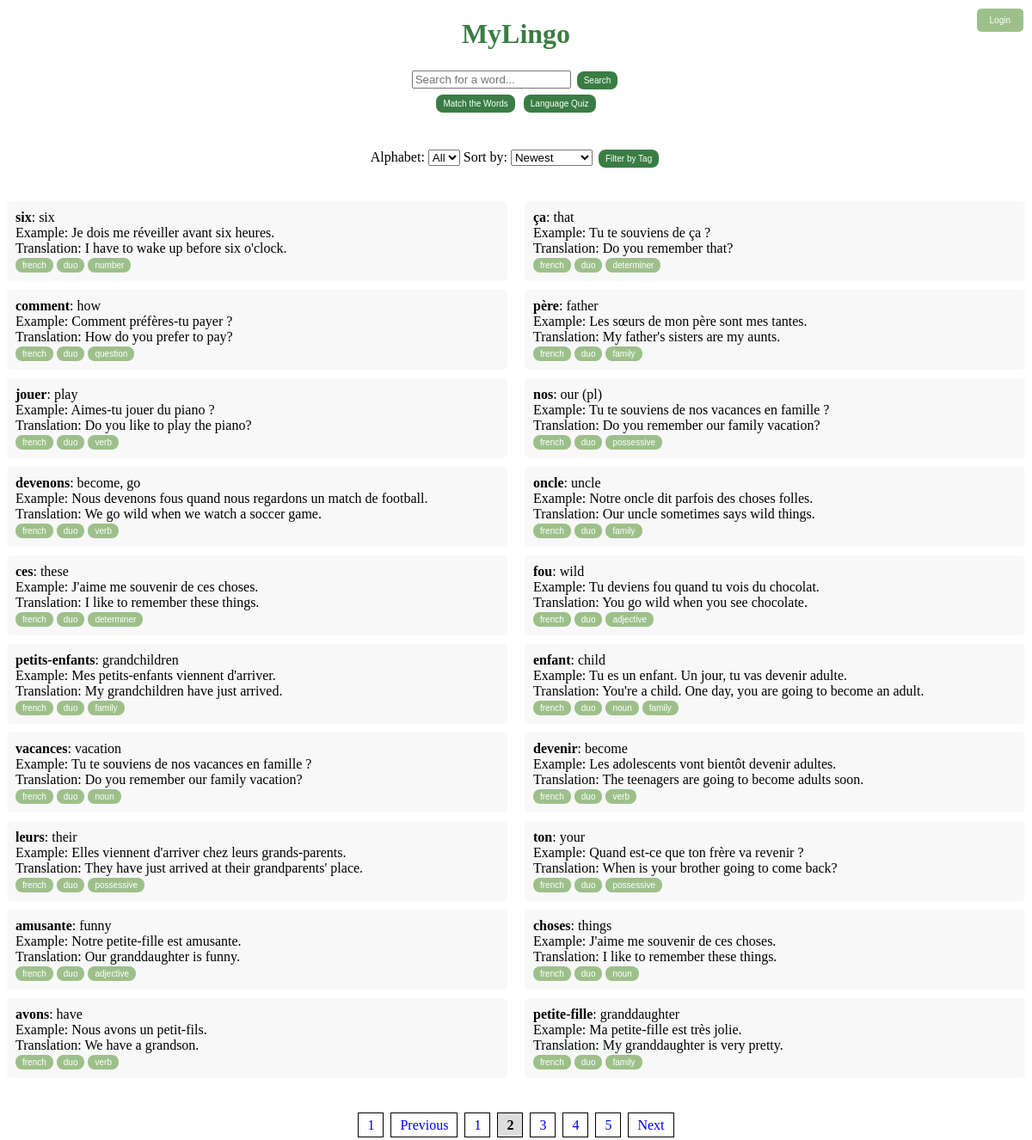
Page /?page=2&alphabet=&tag=&sort=newest on the committed database.
### tables this page shows
CREATE TABLE vocabulary (
                    id INTEGER PRIMARY KEY AUTOINCREMENT,
                    word TEXT NOT NULL,
                    meaning TEXT,
                    example TEXT,
                    translation TEXT,
                    tags TEXT);

### app.py (the view)
@app.route('/')
def index():
    db = get_db()
    cursor = db.cursor()
    selected_alphabet = request.args.get("alphabet", "")
    selected_tags = request.args.getlist("tags")
    selected_sort = request.args.get("sort", "newest")
    page = int(request.args.get("page", 1))  # Default to page 1
    words_per_page = 20  # Limit words per page
    query = "SELECT * FROM vocabulary"
    conditions = []
    if selected_alphabet:
        conditions.append(f"word LIKE '{selected_alphabet}%'")
    if selected_tags:
        tag_conditions = " AND ".join(f"tags LIKE '%{tag}%'" for tag in selected_tags)
        conditions.append(f"({tag_conditions})")
    if conditions:
        query += " WHERE " + " AND ".join(conditions)
    if selected_sort == "oldest":
        query += " ORDER BY id ASC"
    elif selected_sort == "alphabet":
        query += " ORDER BY word ASC"
    else:  # Default: newest
        query += " ORDER BY id DESC"
    cursor.execute(query)
    total_words = len(cursor.fetchall())
    offset = (page - 1) * words_per_page
    query += f" LIMIT {words_per_page} OFFSET {offset}"
    cursor.execute(query)
    words = cursor.fetchall()
    total_pages = math.ceil(total_words / words_per_page)
    cursor.execute("SELECT tags FROM vocabulary")
    all_tags = cursor.fetchall()
    tag_count = {}  # Dictionary to store tag counts
    tag_set = set()
    for row in all_tags:
        if row["tags"]:
            tag_list = [tag.strip() for tag in row["tags"].split(",") if tag.strip()]
            for tag in tag_list:
                tag_set.add(tag)
                tag_count[tag] = tag_count.get(tag, 0) + 1  # Count occurrences
    db.close()
    return render_template(
        'index.html',
        words=words,
        tags=sorted(tag_set),  # ✅ Ensure tag_set is defined
        tag_count=tag_count,
        selected_alphabet=selected_alphabet,
        selected_tags=selected_tags,
        selected_sort=selected_sort,
        page=page,  # ✅ Fixed missing comma
        total_pages=total_pages
    )

### app.py (called while the page is built)
def get_db():
    conn = sqlite3.connect("database.db")
    conn.row_factory = sqlite3.Row  # Enables dictionary-like access
    return conn

### templates/index.html (shortened to what this page needs)
<!DOCTYPE html>
<html>
<head>
    <link rel="stylesheet" href="{{ url_for('static', filename='style.css') }}">
</head>
<body>
    <h1><a href="{{ url_for('index') }}" style="text-decoration: none; color: inherit;">MyLingo</a></h1>
    <div id="login-container">
        {% if current_user.is_authenticated %}
            <p>Welcome, {{ current_user.username }}!</p>
            <a href="{{ url_for('logout') }}"><button id="logout-btn">Logout</button></a>
        {% else %}
            <button id="login-button">Login</button>
        {% endif %}
    </div>
    <form action="/search" method="get">
        <input type="text" name="query" placeholder="Search for a word..." required>
        <button type="submit" class="main-btn">Search</button>
    </form>
    <div class="center-container">
        <a href="{{ url_for('game') }}">
            <button class="main-btn">Match the Words</button></a>
        <a href="{{ url_for('quiz') }}">
            <button class="main-btn">Language Quiz</button>
        </a>
    </div>
    <form method="GET" action="/" style="margin-bottom: 20px;">
        <label for="alphabet-filter">Alphabet:</label>
        <select name="alphabet" id="alphabet-filter" onchange="this.form.submit()">
            <option value="">All</option>
        </select>
        <label for="sort-filter">Sort by:</label>
        <select name="sort" id="sort-filter" onchange="this.form.submit()">
            <option value="newest" {% if selected_sort == "newest" %}selected{% endif %}>Newest</option>
        </select>
        <button class="main-btn" id="filterButton" type="button">Filter by Tag</button>
    </form>
    <div class="word-container">
        <ul class="word-list">
            {% for word in words[:10] %}
                <li class="word-item">
                    <strong>{{ word["word"] }}</strong>: {{ word["meaning"] }}
                    <br> Example: {{ word["example"] }}
                    <br> Translation: {{ word["translation"] }}
                    <br>
                    {% if word['tags'] %}
                        {% for tag in word['tags'].split(',') %}
                            <a href="?page=1&tag={{ tag.strip() }}&alphabet={{ selected_alphabet }}&sort={{ selected_sort }}">
                                <button class="tag-btn tag tag.selected">{{ tag.strip() }}</button></a>
                        {% endfor %}
                    {% endif %}
                </li>
            {% endfor %}
        </ul>
        <ul class="word-list">
            {% for word in words[10:20] %}
                <li class="word-item">
                    <strong>{{ word["word"] }}</strong>: {{ word["meaning"] }}
                    <br> Example: {{ word["example"] }}
                    <br> Translation: {{ word["translation"] }}
                    <br>
                    {% if word['tags'] %}
                        {% for tag in word['tags'].split(',') %}
                            <a href="/filter?tag={{ tag.strip() }}">
                                <button class="tag-btn tag tag.selected">{{ tag.strip() }}</button></a>
                        {% endfor %}
                    {% endif %}
                </li>
            {% endfor %}
        </ul>
    </div>
    <div class="pagination">
        {% if page > 1 %}
            <a href="?page=1&alphabet={{ selected_alphabet }}&tag={{ selected_tag }}&sort={{ selected_sort }}">1</a>
            <a href="?page={{ page-1 }}&alphabet={{ selected_alphabet }}&tag={{ selected_tag }}&sort={{ selected_sort }}">Previous</a>
        {% endif %}
        {% for p in range(1, total_pages + 1) %}
            {% if p == page %}
                <a class="active">{{ p }}</a>
            {% else %}
                <a href="?page={{ p }}&alphabet={{ selected_alphabet }}&tag={{ selected_tag }}&sort={{ selected_sort }}">{{ p }}</a>
            {% endif %}
        {% endfor %}
        {% if page < total_pages %}
            <a href="?page={{ page+1 }}&alphabet={{ selected_alphabet }}&tag={{ selected_tag }}&sort={{ selected_sort }}">Next</a>
        {% endif %}
    </div>
</body>
</html>

### static/style.css (style rules this page uses)
h1 { text-align: center; color: #3A7D44 }
button { color: white; border: none; padding: 5px 8px; cursor: pointer; font-size: 10px; border-radius: 8px; }
#login-container { position: absolute; top: 10px; right: 10px; }
#login-button { background-color: #9DC08B; color: white; padding: 8px 15px; border: none; border-radius: 5px; cursor: pointer; }
.main-btn { background-color: #3A7D44; margin: 3px; }
.tag,.tag-btn,.edit-btn,.delete-btn { background-color: #9DC08B; padding: 3px 8px; }
form { text-align: center; }
.center-container { justify-content: center; align-items: center; flex-direction: row; text-align: center; width: 100%; height: 8vh; }
.word-container { display: flex; justify-content: space-between; gap: 20px; }
.word-list { width: 50%; list-style-type: none; padding: 0; }
.word-item { background: #f8f8f8; padding: 10px; margin-bottom: 10px; border-radius: 5px; }
.pagination { text-align: center; margin-top: 20px; }
.pagination a { padding: 5px 10px; margin: 2px; border: 1px solid #000; text-decoration: none; }
.pagination .active { font-weight: bold; background: #ddd; }

### rows in the picture
vocabulary: word "six", meaning "six", example "Je dois me réveiller avant six heures.", translation "I have to wake up before six o'clock.", strip "french" "duo" "number"
vocabulary: word "comment", meaning "how", example "Comment préfères-tu payer ?", translation "How do you prefer to pay?", strip "french" "duo" "question"
vocabulary: word "jouer", meaning "play", example "Aimes-tu jouer du piano ?", translation "Do you like to play the piano?", strip "french" "duo" "verb"
vocabulary: word "devenons", meaning "become, go", example "Nous devenons fous quand nous regardons un match de football.", translation "We go wild when we watch a soccer game.", strip "french" "duo" "verb"
vocabulary: word "ces", meaning "these", example "J'aime me souvenir de ces choses.", translation "I like to remember these things.", strip "french" "duo" "determiner"
vocabulary: word "petits-enfants", meaning "grandchildren", example "Mes petits-enfants viennent d'arriver.", translation "My grandchildren have just arrived.", strip "french" "duo" "family"
vocabulary: word "vacances", meaning "vacation", example "Tu te souviens de nos vacances en famille ?", translation "Do you remember our family vacation?", strip "french" "duo" "noun"
vocabulary: word "leurs", meaning "their", example "Elles viennent d'arriver chez leurs grands-parents.", translation "They have just arrived at their grandparents' place.", strip "french" "duo" "possessive"
vocabulary: word "amusante", meaning "funny", example "Notre petite-fille est amusante.", translation "Our granddaughter is funny.", strip "french" "duo" "adjective"
vocabulary: word "avons", meaning "have", example "Nous avons un petit-fils.", translation "We have a grandson.", strip "french" "duo" "verb"
vocabulary: word "ça", meaning "that", example "Tu te souviens de ça ?", translation "Do you remember that?", strip "french" "duo" "determiner"
vocabulary: word "père", meaning "father", example "Les sœurs de mon père sont mes tantes.", translation "My father's sisters are my aunts.", strip "french" "duo" "family"
vocabulary: word "nos", meaning "our (pl)", example "Tu te souviens de nos vacances en famille ?", translation "Do you remember our family vacation?", strip "french" "duo" "possessive"
vocabulary: word "oncle", meaning "uncle", example "Notre oncle dit parfois des choses folles.", translation "Our uncle sometimes says wild things.", strip "french" "duo" "family"
vocabulary: word "fou", meaning "wild", example "Tu deviens fou quand tu vois du chocolat.", translation "You go wild when you see chocolate.", strip "french" "duo" "adjective"
vocabulary: word "enfant", meaning "child", example "Tu es un enfant. Un jour, tu vas devenir adulte.", translation "You're a child. One day, you are going to become an adult.", strip "french" "duo" "noun" "family"
vocabulary: word "devenir", meaning "become", example "Les adolescents vont bientôt devenir adultes.", translation "The teenagers are going to become adults soon.", strip "french" "duo" "verb"
vocabulary: word "ton", meaning "your", example "Quand est-ce que ton frère va revenir ?", translation "When is your brother going to come back?", strip "french" "duo" "possessive"
vocabulary: word "choses", meaning "things", example "J'aime me souvenir de ces choses.", translation "I like to remember these things.", strip "french" "duo" "noun"
vocabulary: word "petite-fille", meaning "granddaughter", example "Ma petite-fille est très jolie.", translation "My granddaughter is very pretty.", strip "french" "duo" "family"

### other values in the picture
{{ p }} "1" "3" "4" "5"
{{ p }} "2"
